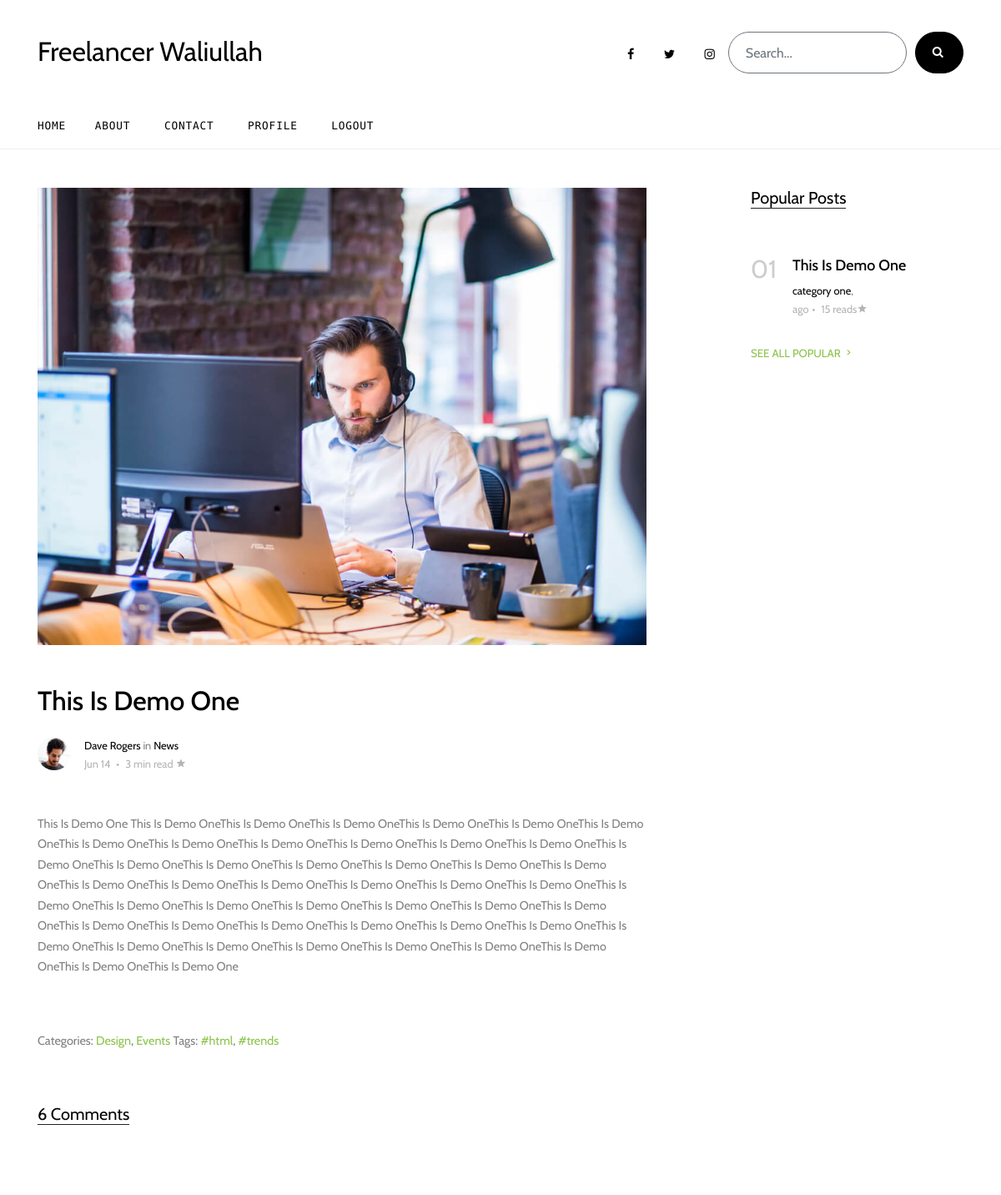
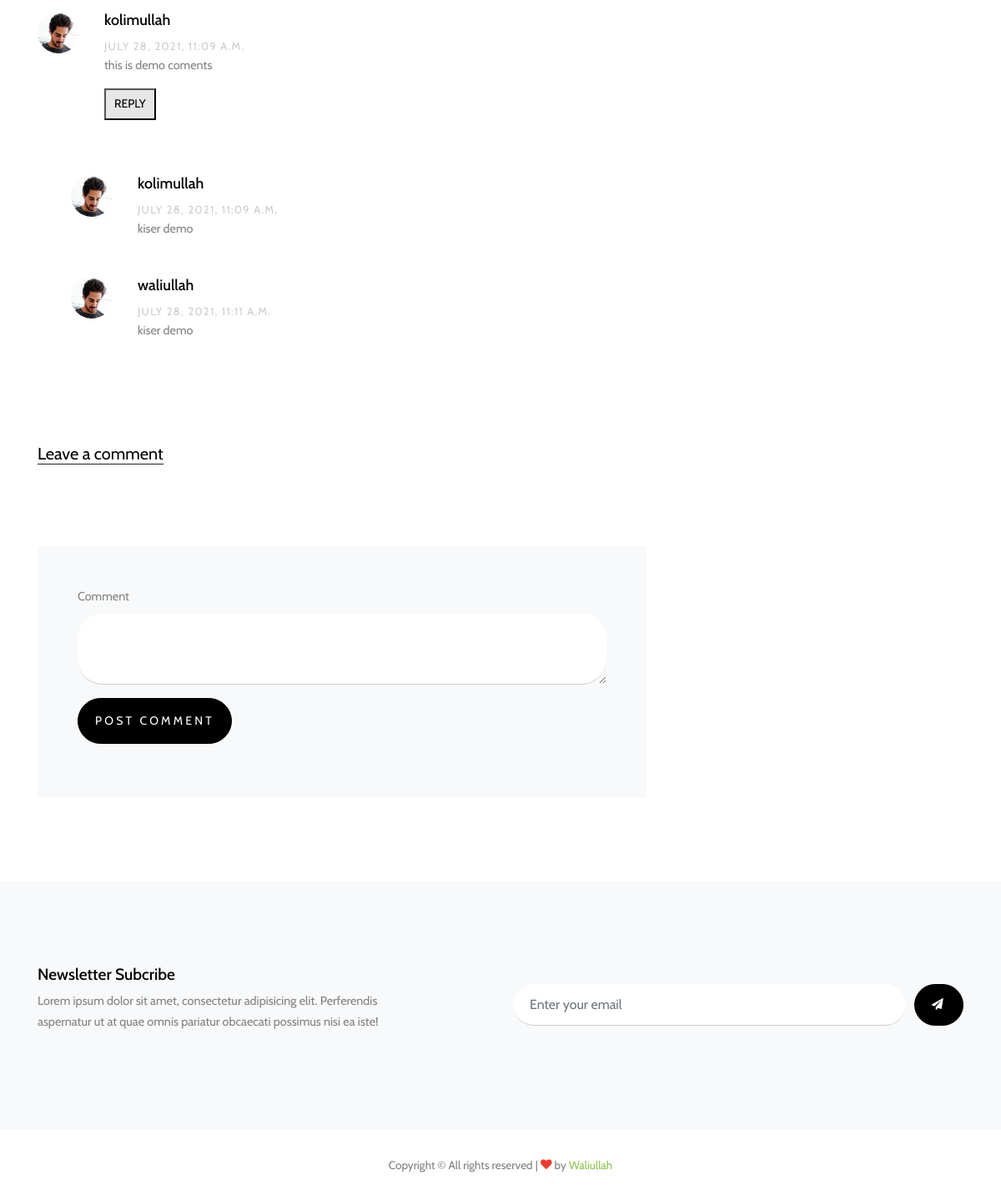
Page /post/1/this-is-demo-one (signed in) on the committed database (2 pictures, top to bottom).
### blog/models.py (models this page shows, shortened)
class Post(models.Model):
	title = models.CharField(max_length = 50)
	overview = models.TextField()
	slug = models.SlugField(null=True, blank=True)
	body_text = RichTextUploadingField(null=True)
	time_upload = models.DateTimeField(auto_now_add = True)
	auther = models.ForeignKey(Author, on_delete=models.CASCADE)
	thumbnail = models.ImageField(upload_to = 'thumbnails')
	publish = models.BooleanField()
	categories = models.ManyToManyField(Categorie)
	read = models.IntegerField(default = 0)
	class Meta:
		ordering = ['-pk']
	def save(self, *args, **kwargs):
		self.slug = slugify(self.title)
		super(Post, self).save(*args, **kwargs)

class Comment(models.Model):
	post = models.ForeignKey(Post, on_delete=models.CASCADE)
	user = models.ForeignKey(User, on_delete=models.CASCADE)
	time = models.DateTimeField(auto_now_add=True)
	comm = models.TextField()

class SubComment(models.Model):
	post = models.ForeignKey(Post, on_delete=models.CASCADE)
	user = models.ForeignKey(User, on_delete=models.CASCADE)
	time = models.DateTimeField(auto_now_add=True)
	comm = models.TextField()
	comment = models.ForeignKey(Comment, on_delete=models.CASCADE)

class Categorie(models.Model):
	title = models.CharField(max_length=20)

### blog/views.py (the view, shortened to what this page needs)
# urls.py: path('post/<int:id>/<slug:slug>', post, name = 'post'),
def post(request, id, slug):
	try:
		post = Post.objects.get(pk=id, slug=slug)
	except:
		raise Http404("Post Does Not Exist")
	post.read+=1
	post.save()
	comments = []
	for c in Comment.objects.filter(post=post):
		comments.append([c, SubComment.objects.filter(comment=c)])
	parms = {
		'comments':comments,
		'post':post,
    	'pop_post': Post.objects.order_by('-read')[:9],
		}
	return render(request, 'blog-single.html', parms)

### templates/blog-single.html (shortened to what this page needs)
{% extends 'base.html' %}
  {% block body %}
  {% load static %}
    <div class="site-section">
      <div class="container">
        <div class="row">
          <div class="col-lg-8 single-content">
            <p class="mb-5">
              <img src="{{post.thumbnail.url}}" alt="Image" class="img-fluid">
            </p>
            <h1 class="mb-4">
              {{post.title}}
            </h1>
            <div class="post-meta d-flex mb-5">
              <div class="bio-pic mr-3">
                <img src="{% static 'images/person_1.jpg' %}" alt="Image" class="img-fluidid">
              </div>
              <div class="vcard">
                <span class="d-block"><a href="#">Dave Rogers</a> in <a href="#">News</a></span>
                <span class="date-read">Jun 14 <span class="mx-1">&bullet;</span> 3 min read <span class="icon-star2"></span></span>
              </div>
            </div>
            {{post.body_text|safe}}
            <div class="pt-5">
                    <p>Categories:  <a href="#">Design</a>, <a href="#">Events</a>  Tags: <a href="#">#html</a>, <a href="#">#trends</a></p>
                  </div>
                  <div class="pt-5">
                    <div class="section-title">
                      <h2 class="mb-5">6 Comments</h2>
                    </div>
                    {% if user.is_authenticated %}
                    <ul class="comment-list">
                      {% for cm in comments %}
                      <li class="comment">
                        <div class="vcard bio">
                          <img src="{% static 'images/person_1.jpg' %}" alt="Image placeholder">
                        </div>
                        <div class="comment-body">
                          <h3>{{cm.0.user.username}}</h3>
                          <div class="meta">{{cm.0.time}}</div>
                          <p>{{cm.0.comm}}</p>
                          <p id="{{cm.0.id}}"><button onclick="ReplyForm('{{cm.0.id}}')" class="reply">Reply</button></p>
                        </div>
                        <ul class="children">
                          {% for subc in cm.1 %}
                          <li class="comment">
                            <div class="vcard bio">
                              <img src="{% static 'images/person_1.jpg' %}" alt="Image placeholder">
                            </div>
                            <div class="comment-body">
                              <h3>{{subc.user.username}}</h3>
                              <div class="meta">{{subc.time}}</div>
                              <p>{{subc.comm}}</p>
                            </div>
                          </li>
                          {% endfor %}
                        </ul>
                      </li>
                      {% endfor %}
                    </ul>
                    <div class="comment-form-wrap pt-5">
                      <div class="section-title">
                        <h2 class="mb-5">Leave a comment</h2>
                      </div>
                      <form method="POST" class="p-5 bg-light">
                        <div class="form-group">
                          <label for="message">Comment</label>
                          <textarea name="comm" id="message" cols="30" rows="3" class="form-control"></textarea>
                        </div>
                        <div class="form-group">
                          <input type="submit" value="Post Comment" class="btn btn-primary py-3">
                        </div>
                      </form>
                    </div>
                    {% else %}
                    <li><a href="{% url 'account_login' %}" class="nav-link text-right text-info">Sign In</a></li>
                    <li><a href="{% url 'account_signup' %}" class="nav-link text-right text-info">Sign Up</a></li>
                    {% endif %}
                  </div>
          </div>
          <div class="col-lg-3 ml-auto">
            <div class="section-title">
              <h2>Popular Posts</h2>
            </div>
           {% for post in pop_post %}
            <div class="trend-entry d-flex">
              <div class="number align-self-start">0{{forloop.counter}}</div>
              <div class="trend-contents">
                <h2><a href="blog-single.html">{{post.title}}</a></h2>
                <div class="post-meta">
                  <span class="d-block">
                    {% for cat in post.categories.all %}
                      <a href="#">{{cat.title}}</a>,
                    {% endfor %}
                  </span>
                  <span class="date-read">{{post.time_uplaod|timesince}} ago<span class="mx-1">&bullet;</span> {{post.read}} reads<span class="icon-star2"></span></span>
                </div>
              </div>
            </div>
            {% endfor %}
            <p>
              <a href="#" class="more">See All Popular <span class="icon-keyboard_arrow_right"></span></a>
            </p>
          </div>
        </div>
      </div>
    </div>
    <div class="site-section subscribe bg-light">
      <div class="container">
        <form action="#" class="row align-items-center">
          <div class="col-md-5 mr-auto">
            <h2>Newsletter Subcribe</h2>
            <p>Lorem ipsum dolor sit amet, consectetur adipisicing elit. Perferendis aspernatur ut at quae omnis pariatur obcaecati possimus nisi ea iste!</p>
          </div>
          <div class="col-md-6 ml-auto">
            <div class="d-flex">
              <input type="email" class="form-control" placeholder="Enter your email">
              <button type="submit" class="btn btn-secondary" ><span class="icon-paper-plane"></span></button>
            </div>
          </div>
        </form>
      </div>
    </div>
  {% endblock body %}

### templates/base.html (shortened to what this page needs)
<!DOCTYPE html>
<html lang="en">
  {% load static %}
<head>
  <link rel="stylesheet" href="{% static 'fonts/icomoon/style.css' %}">
  <link rel="stylesheet" href="{% static 'css/bootstrap.min.css' %}">
  <link rel="stylesheet" href="{% static 'css/jquery-ui.css' %}">
  <link rel="stylesheet" href="{% static 'css/owl.carousel.min.css' %}">
  <link rel="stylesheet" href="{% static 'css/owl.theme.default.min.css' %}">
  <link rel="stylesheet" href="{% static 'css/owl.theme.default.min.css' %}">
  <link rel="stylesheet" href="{% static 'css/jquery.fancybox.mi' %}n.css' %}">
  <link rel="stylesheet" href="{% static 'css/bootstrap-datepicker.css' %}">
  <link rel="stylesheet" href="{% static 'fonts/flaticon/font/flaticon.css' %}">
  <link rel="stylesheet" href="{% static 'css/aos.css' %}">
  <link href="{% static 'css/jquery.mb.YTPlayer.min.css' %}" media="all" rel="stylesheet" type="text/css">
  <link rel="stylesheet" href="{% static 'css/style.css' %}">
</head>
<body data-spy="scroll" data-target=".site-navbar-target" data-offset="300">
  <div class="site-wrap">
    <div class="header-top">
      <div class="container">
        <div class="row align-items-center">
          <div class="col-12 col-lg-6 d-flex">
            <a href="{% url 'home' %}" class="site-logo">
              Freelancer Waliullah
            </a>
          </div>
          <div class="col-12 col-lg-6 ml-auto mt-2 d-flex">
            <div class="ml-md-auto top-social d-none d-lg-inline-block">
              <a href="#" class="d-inline-block p-3"><span class="icon-facebook"></span></a>
                <a href="#" class="d-inline-block p-3"><span class="icon-twitter"></span></a>
                <a href="#" class="d-inline-block p-3"><span class="icon-instagram"></span></a>
            </div>
            <form action="{% url 'search' %}" class="search-form d-inline-block" method="get">
              <div class="d-flex">
                <input type="text" class="form-control border border-secondary" placeholder="Search..." name="q">
                <button type="submit" class="btn btn-secondary" ><span class="icon-search"></span></button>
              </div>
            </form>
          </div>
        </div>
      </div>
      <div class="site-navbar py-2 js-sticky-header site-navbar-target d-none pl-0 d-lg-block" role="banner">
      <div class="container">
        <div class="d-flex align-items-center">
          <div class="mr-auto">
            <nav class="site-navigation position-relative text-right" role="navigation">
              <ul class="site-menu main-menu js-clone-nav mr-auto d-none pl-0 d-lg-block">
                {% if user.is_authenticated %}
                <li class="active">
                  <a href="{% url 'home' %}" class="nav-link text-left">Home</a>
                </li>
                <li>
                  <a href="{% url 'about' %}" class="nav-link text-left">About</a>
                </li>
                <li>
                  <a href="{% url 'contact' %}" class="nav-link text-left">Contact</a>
                </li>
                <li class="nav-item">
                  <a class="nav-link" aria-current="page" href="{% url 'app_login:profile' %}">Profile</a>
                </li>
                <li class="nav-item">
                 <a class="nav-link" aria-current="page" href="{% url 'app_login:user_logout' %}">Logout</a>
                </li>
                {% endif %}
              </ul>
            </nav>
          </div>
        </div>
      </div>
    </div>
    </div>
    {% block body %}
    {% endblock body %}
    <div class="footer">
      <div class="container">
        <div class="row">
          <div class="col-12">
            <div class="copyright">
                <p>
                    Copyright &copy; All rights reserved |  <i class="icon-heart text-danger" aria-hidden="true"></i> by <a href="#" target="_blank" >Waliullah</a>
                    </p>
            </div>
          </div>
        </div>
      </div>
    </div>
  </div>
</body>
</html>

### rows in the picture
Post: thumbnail (picture), title "This Is Demo One", body_text "This Is Demo One This Is Demo OneThis Is Demo OneThis Is Demo OneThis Is Demo OneThis Is Demo OneThis Is Demo OneThis Is Demo OneThis Is Demo OneThis Is Demo OneThis Is Demo OneThis Is Demo OneThis Is Demo OneThis Is Demo OneThis Is Demo OneThis Is Demo OneThis Is Demo OneThis Is Demo OneThis Is Demo OneThis Is Demo OneThis Is Demo OneThis Is Demo OneThis Is Demo OneThis Is Demo OneThis Is Demo OneThis Is Demo OneThis Is Demo OneThis Is Demo OneThis Is Demo OneThis Is Demo OneThis Is Demo OneThis Is Demo OneThis Is Demo OneThis Is Demo OneThis Is Demo OneThis Is Demo OneThis Is Demo OneThis Is Demo OneThis Is Demo OneThis Is Demo OneThis Is Demo OneThis Is Demo OneThis Is Demo OneThis Is…", read "15"
Comment: user.username "kolimullah", time "JULY 28, 2021, 11:09 A.M.", comm "this is demo coments"
SubComment: user.username "kolimullah", time "JULY 28, 2021, 11:09 A.M.", comm "kiser demo"
SubComment: user.username "waliullah", time "JULY 28, 2021, 11:11 A.M.", comm "kiser demo"
Categorie: title "category one"
